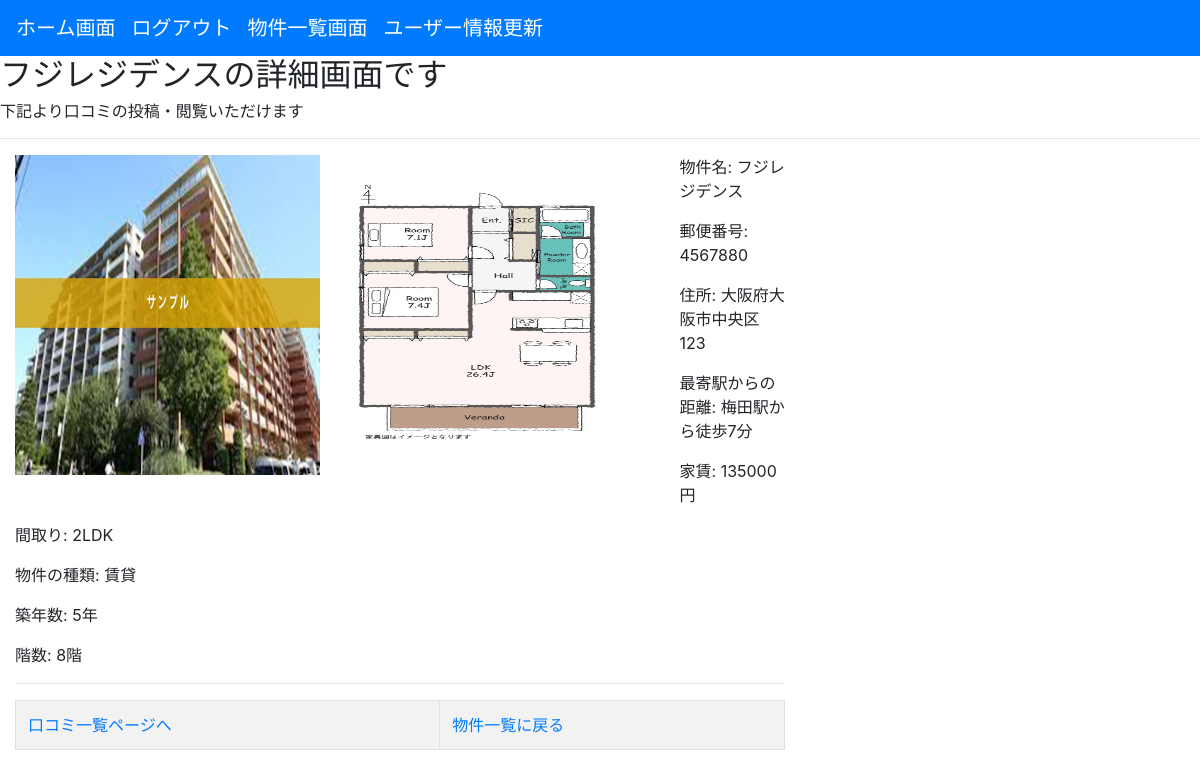
/house/house_detail/1 (signed in), run on the app's committed database.
### house/models.py (models this page shows, shortened)
class BaseModel(models.Model):
  create_at = models.DateTimeField()
  update_at = models.DateTimeField()
  class Meta:
    abstract = True #abstractクラスとして抽象的なモデルを作成※実際のモデルは下に定義

class Housings(BaseModel):
  name = models.CharField(max_length=255)
  price = models.IntegerField()
  zip_code = models.IntegerField(null=True)
  address = models.CharField(max_length=100, null=True)
  distance = models.CharField(max_length=30, null=True)
  floor = models.CharField(max_length=10, null=True)
  house_kind = models.CharField(max_length=20, null=True)
  constraction = models.IntegerField(null=True)
  floor_number = models.IntegerField(null=True)
  picture = models.ForeignKey(
    'HousingPictures', on_delete=models.CASCADE, blank=True, null=True
  )
  class Meta:
    db_table = 'housing'

class HousingPictures(BaseModel):
  picture = models.FileField(upload_to='housing_pictures/')
  housing = models.ForeignKey(
    'Housings', on_delete=models.CASCADE
  )
  order = models.IntegerField(blank=True, null=True)
  objects = HousingPicturesManager()
  class Meta:
    db_table = 'housing_pictures'
    ordering = ['order']

### house/views.py (the view)
# urls.py: path('house_detail/<int:pk>', HouseDetailView.as_view(), name='house_detail'),
class HouseDetailView(LoginRequiredMixin,DetailView):
  model = Housings
  template_name = os.path.join('house', 'house_detail.html')
  def get_context_data(self, **kwargs):
    context = super().get_context_data(**kwargs)
    print(context)
    return context

### templates/house/house_detail.html (shortened to what this page needs)
{% extends 'base.html' %}
{% block content %}
<h2>{{ housings.name }}の詳細画面です</h2>
<h6>下記より口コミの投稿・閲覧いただけます</h6>
<hr>
<div class='col-8 offset-0'>
  <div style='float: left; padding: 0 50px 30px 0'>
    {% for picture in object.housingpictures_set.all %}
      <img width='305px' height='320px' src={{ picture.picture.url }}>
    {% endfor %}
  </div>
  <div>
    <p>物件名: {{ object.name }}</p>
    <p>郵便番号: {{ object.zip_code }}</p>
    <p>住所: {{ object.address }}</p>
    <p>最寄駅からの距離: {{ object.distance }}</p>
    <p>家賃: {{ object.price }}円</p>
    <p>間取り: {{ object.floor }}</p>
    <p>物件の種類: {{ object.house_kind }}</p>
    <p>築年数: {{ object.constraction }}年</p>
    <p>階数: {{ object.floor_number }}階</p>
  </div>
  <hr>
  <table class="table table-striped table-bordered">
  <tbody>
    <td><a href='{% url 'account:list_comment' %}'>口コミ一覧ページへ</a></td>
    <td><a href='{% url 'house:list_house' %}'>物件一覧に戻る</a></td>
  </tbody>
  </table>
{% endblock %}

### data on the page
Housings: name "フジレジデンス", zip_code "4567880", address "大阪府大阪市中央区123", distance "梅田駅から徒歩7分", price "135000", floor "2LDK", house_kind "賃貸", constraction "5", floor_number "8"
HousingPictures: picture (picture)
HousingPictures: picture (picture)
